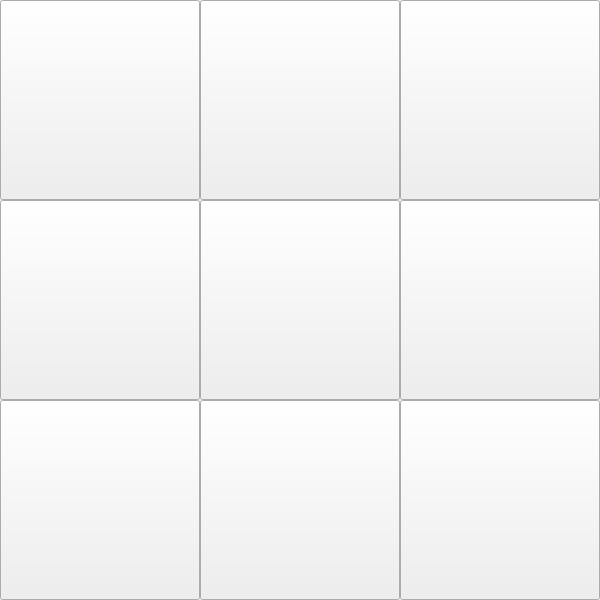
<?xml version="1.0" encoding="UTF-8"?>
<ui version="4.0">
 <class>Field2</class>
 <widget class="QWidget" name="Field2">
  <property name="geometry">
   <rect>
    <x>0</x>
    <y>0</y>
    <width>600</width>
    <height>600</height>
   </rect>
  </property>
  <property name="windowTitle">
   <string>Form</string>
  </property>
  <widget class="QPushButton" name="pushButton2_1">
   <property name="geometry">
    <rect>
     <x>0</x>
     <y>200</y>
     <width>200</width>
     <height>200</height>
    </rect>
   </property>
   <property name="font">
    <font>
     <family>Segoe UI Variable Display Semib</family>
     <pointsize>100</pointsize>
     <bold>true</bold>
    </font>
   </property>
   <property name="layoutDirection">
    <enum>Qt::LeftToRight</enum>
   </property>
   <property name="text">
    <string/>
   </property>
  </widget>
  <widget class="QPushButton" name="pushButton1_1">
   <property name="geometry">
    <rect>
     <x>0</x>
     <y>0</y>
     <width>200</width>
     <height>200</height>
    </rect>
   </property>
   <property name="font">
    <font>
     <family>Segoe UI Variable Display Semib</family>
     <pointsize>100</pointsize>
     <bold>true</bold>
    </font>
   </property>
   <property name="layoutDirection">
    <enum>Qt::LeftToRight</enum>
   </property>
   <property name="text">
    <string/>
   </property>
  </widget>
  <widget class="QPushButton" name="pushButton1_3">
   <property name="geometry">
    <rect>
     <x>400</x>
     <y>0</y>
     <width>200</width>
     <height>200</height>
    </rect>
   </property>
   <property name="font">
    <font>
     <family>Segoe UI Variable Display Semib</family>
     <pointsize>100</pointsize>
     <bold>true</bold>
    </font>
   </property>
   <property name="layoutDirection">
    <enum>Qt::LeftToRight</enum>
   </property>
   <property name="text">
    <string/>
   </property>
  </widget>
  <widget class="QPushButton" name="pushButton2_3">
   <property name="geometry">
    <rect>
     <x>400</x>
     <y>200</y>
     <width>200</width>
     <height>200</height>
    </rect>
   </property>
   <property name="font">
    <font>
     <family>Segoe UI Variable Display Semib</family>
     <pointsize>100</pointsize>
     <bold>true</bold>
    </font>
   </property>
   <property name="layoutDirection">
    <enum>Qt::LeftToRight</enum>
   </property>
   <property name="text">
    <string/>
   </property>
  </widget>
  <widget class="QPushButton" name="pushButton3_3">
   <property name="geometry">
    <rect>
     <x>400</x>
     <y>400</y>
     <width>200</width>
     <height>200</height>
    </rect>
   </property>
   <property name="font">
    <font>
     <family>Segoe UI Variable Display Semib</family>
     <pointsize>100</pointsize>
     <bold>true</bold>
    </font>
   </property>
   <property name="layoutDirection">
    <enum>Qt::LeftToRight</enum>
   </property>
   <property name="text">
    <string/>
   </property>
  </widget>
  <widget class="QPushButton" name="pushButton1_2">
   <property name="geometry">
    <rect>
     <x>200</x>
     <y>0</y>
     <width>200</width>
     <height>200</height>
    </rect>
   </property>
   <property name="font">
    <font>
     <family>Segoe UI Variable Display Semib</family>
     <pointsize>100</pointsize>
     <bold>true</bold>
    </font>
   </property>
   <property name="layoutDirection">
    <enum>Qt::LeftToRight</enum>
   </property>
   <property name="text">
    <string/>
   </property>
  </widget>
  <widget class="QPushButton" name="pushButton3_1">
   <property name="geometry">
    <rect>
     <x>0</x>
     <y>400</y>
     <width>200</width>
     <height>200</height>
    </rect>
   </property>
   <property name="font">
    <font>
     <family>Segoe UI Variable Display Semib</family>
     <pointsize>100</pointsize>
     <bold>true</bold>
    </font>
   </property>
   <property name="layoutDirection">
    <enum>Qt::LeftToRight</enum>
   </property>
   <property name="text">
    <string/>
   </property>
  </widget>
  <widget class="QPushButton" name="pushButton3_2">
   <property name="geometry">
    <rect>
     <x>200</x>
     <y>400</y>
     <width>200</width>
     <height>200</height>
    </rect>
   </property>
   <property name="font">
    <font>
     <family>Segoe UI Variable Display Semib</family>
     <pointsize>100</pointsize>
     <bold>true</bold>
    </font>
   </property>
   <property name="layoutDirection">
    <enum>Qt::LeftToRight</enum>
   </property>
   <property name="text">
    <string/>
   </property>
  </widget>
  <widget class="QPushButton" name="pushButton2_2">
   <property name="geometry">
    <rect>
     <x>200</x>
     <y>200</y>
     <width>200</width>
     <height>200</height>
    </rect>
   </property>
   <property name="font">
    <font>
     <family>Segoe UI Variable Display Semib</family>
     <pointsize>100</pointsize>
     <bold>true</bold>
    </font>
   </property>
   <property name="layoutDirection">
    <enum>Qt::LeftToRight</enum>
   </property>
   <property name="text">
    <string/>
   </property>
  </widget>
 </widget>
 <resources/>
 <connections/>
</ui>
